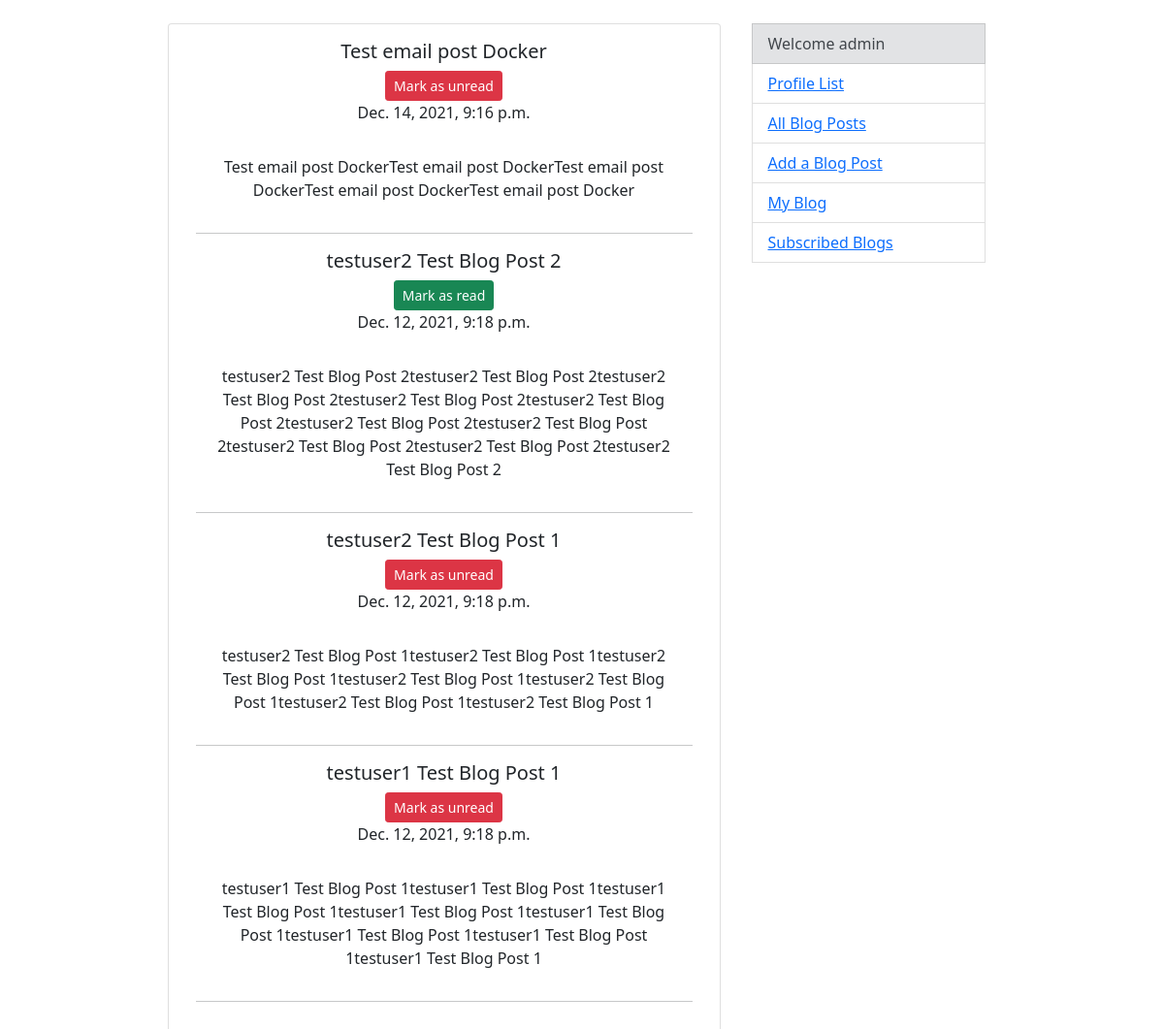
The page /blogs/subscribed-blog-posts (signed in) on the database its author committed.
### blogs/models.py (models this page shows, shortened)
class BlogPost(models.Model):
    author = models.ForeignKey(Profile, on_delete=models.CASCADE)
    post_title = models.CharField("Post Title", max_length=150, unique=True)
    post_content = models.TextField("Content")
    created = models.DateTimeField(auto_now_add=True)
    class Meta:
        ordering = ("-created",)

### blogs/views.py (the view)
# urls.py: path('subscribed-blog-posts', SubcribedBlogsListView.as_view(), name='subscribed-blogs'),
class SubcribedBlogsListView(ListView):
    model = BlogPost
    template_name = 'blogs/subcribed_blogs.html'
    context_object_name = "posts"
    def get_context_data(self, **kwargs):
        context = super().get_context_data(**kwargs)
        profile = Profile.objects.get(user=self.request.user)
        users = [user for user in profile.subscribed.all()]
        posts = []
        for u in users:
            p = Profile.objects.get(user=u)
            p_posts = p.blogpost_set.all()
            posts.append(p_posts)
            unpack = sorted(chain(*posts), reverse=True, key=lambda obj: obj.created)
            context["posts"] = unpack
        readed = profile.readed.all()
        context["readed"] = readed
        return context

### blogs/templates/blogs/subcribed_blogs.html (shortened to what this page needs)
{% extends 'base.html' %}
{% block content %}
    {% for post in posts %}
        <h5 class="card-title">{{ post.post_title }}</h5>
        {% if post in readed %}
            <form action="{% url "blogs:mark_as_read" %}" method="POST">
                <button type="submit" class="btn btn-danger btn-sm">Mark as unread</button>
            </form>
        {% else %}
            <form action="{% url "blogs:mark_as_read" %}" method="POST">
                <button type="submit" class="btn btn-success btn-sm">Mark as read</button>
            </form>
        {% endif %}
        <p class="card-text">{{ post.created }}</p>
        <p class="card-body">{{ post.post_content }}</p>
        <hr>
    {% endfor %}
{% endblock %}

### templates/base.html (shortened to what this page needs)
<!doctype html>
<html lang="en">
    <head>
        <link href="https://cdn.jsdelivr.net/npm/bootstrap@5.0.2/dist/css/bootstrap.min.css" rel="stylesheet">
    </head>
    <body>
        <br>
        <div class="container">
            <div class="row justify-content-md-center">
                <div class="card col-6 text-center">
                    <div class="card-body">
                        {% block content %}
                        {% endblock %}
                    </div>
                </div>
                <div class="list-group col-3">
                    <ul>
                        <li class="list-group-item list-group-item-secondary" aria-current="true">Welcome {{ request.user }}</li>
                        <li class="list-group-item list-group-item-action"><a href="{% url "profiles:profiles" %}">Profile List</a></li>
                        <li class="list-group-item list-group-item-action"><a href="{% url "blogs:blogs" %}">All Blog Posts</a></li>
                        <li class="list-group-item list-group-item-action"><a href="{% url "blogs:post-create" %}">Add a Blog Post</a></li>
                        <li class="list-group-item list-group-item-action"><a href="{% url "blogs:my-blog" user.pk %}">My Blog</a></li>
                        <li class="list-group-item list-group-item-action"><a href="{% url "blogs:subscribed-blogs" %}">Subscribed Blogs</a></li>
                    </ul>
                </div>
            </div>
        </div>
    </body>
</html>

### rows shown on the page
BlogPost: post_title "Test email post Docker", created "Dec. 14, 2021, 9:16 p.m.", post_content "Test email post DockerTest email post DockerTest email post DockerTest email post DockerTest email post Docker"
BlogPost: post_title "testuser2 Test Blog Post 2", created "Dec. 12, 2021, 9:18 p.m.", post_content "testuser2 Test Blog Post 2testuser2 Test Blog Post 2testuser2 Test Blog Post 2testuser2 Test Blog Post 2testuser2 Test Blog Post 2testuser2 Test Blog Post 2testuser2 Test Blog Post 2testuser2 Test Blog Post 2testuser2 Test Blog Post 2testuser2 Test Blog Post 2"
BlogPost: post_title "testuser2 Test Blog Post 1", created "Dec. 12, 2021, 9:18 p.m.", post_content "testuser2 Test Blog Post 1testuser2 Test Blog Post 1testuser2 Test Blog Post 1testuser2 Test Blog Post 1testuser2 Test Blog Post 1testuser2 Test Blog Post 1testuser2 Test Blog Post 1"
BlogPost: post_title "testuser1 Test Blog Post 1", created "Dec. 12, 2021, 9:18 p.m.", post_content "testuser1 Test Blog Post 1testuser1 Test Blog Post 1testuser1 Test Blog Post 1testuser1 Test Blog Post 1testuser1 Test Blog Post 1testuser1 Test Blog Post 1testuser1 Test Blog Post 1testuser1 Test Blog Post 1"

### other values the page prints
{{ request.user }} "admin"
